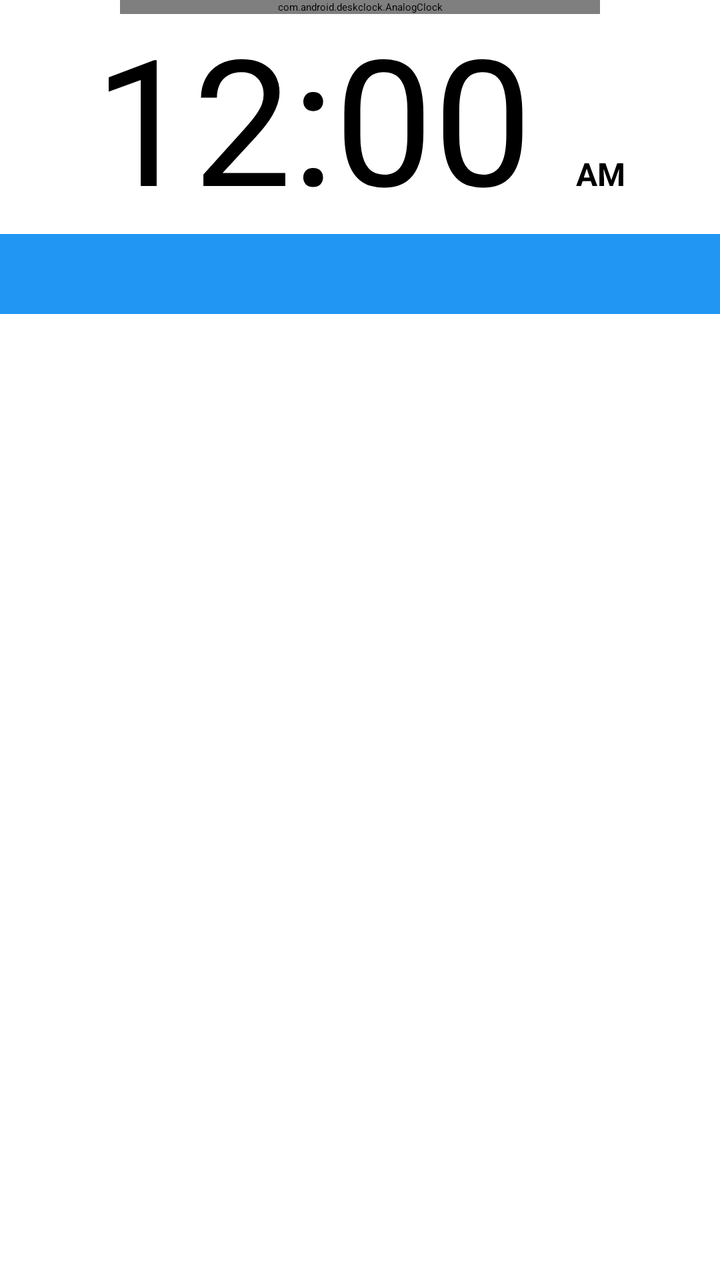
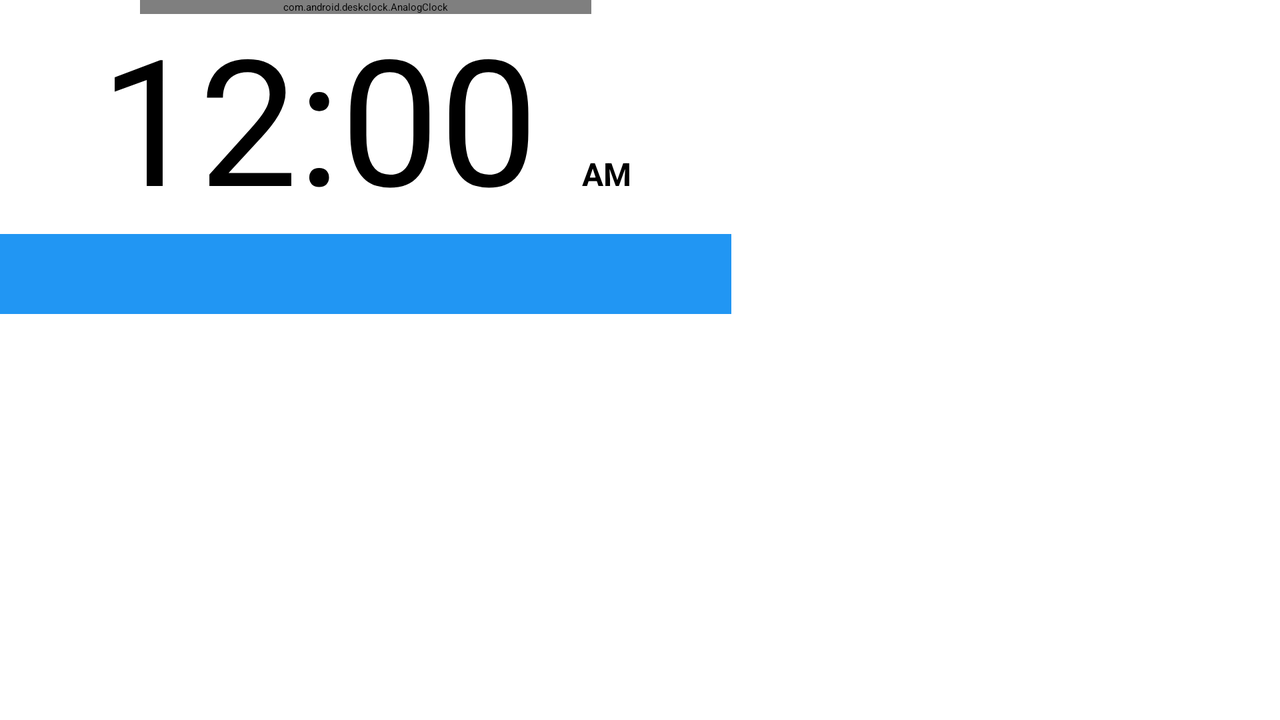

Two renders of one Android screen. The first uses the default layout on a phone; the second uses the alternative layout the repository ships for a different screen configuration, on a matching device. The two XML files are below.
<!-- AndroidManifest.xml: application theme Theme.DeskClock -->
<!-- res/layout/clock_fragment.xml -->
<?xml version="1.0" encoding="utf-8"?>
<FrameLayout xmlns:android="http://schemas.android.com/apk/res/android"
    android:layout_width="match_parent"
    android:layout_height="match_parent" >
    <LinearLayout
        android:layout_width="match_parent"
        android:layout_height="match_parent"
        android:orientation="vertical" >
        <include layout="@layout/main_clock_frame"
            android:id="@+id/main_clock"
            android:layout_width="match_parent"
            android:layout_height="wrap_content"
            android:layout_gravity="top" />
        <ListView
            android:id="@+id/cities"
            android:layout_width="match_parent"
            android:layout_height="wrap_content"
            android:clickable="false"
            android:scrollbars="none"
            android:clipToPadding="false" />
    </LinearLayout>
</FrameLayout>
<!-- res/layout/main_clock_frame.xml (included above) -->
<?xml version="1.0" encoding="utf-8"?>
<LinearLayout xmlns:android="http://schemas.android.com/apk/res/android"
    android:id="@+id/main_clock_frame"
    android:orientation="vertical"
    android:layout_width="match_parent"
    android:layout_height="wrap_content"
    android:background="@color/view_background"
    android:elevation="@dimen/item_elevation" >
    <FrameLayout
        android:layout_width="match_parent"
        android:layout_height="wrap_content">
        <com.android.deskclock.AnalogClock
            android:id="@+id/analog_clock"
            android:layout_width="match_parent"
            android:layout_height="wrap_content"
            android:layout_marginTop="@dimen/circle_margin_top"
            android:layout_marginLeft="@dimen/analog_clock_margin"
            android:layout_marginStart="@dimen/analog_clock_margin"
            android:layout_marginRight="@dimen/analog_clock_margin"
            android:layout_marginEnd="@dimen/analog_clock_margin"
            android:layout_gravity="center_horizontal"
            android:layout_marginBottom="@dimen/bottom_text_spacing_analog" />
        <TextClock
            android:id="@+id/digital_clock"
            android:format12Hour="@string/main_clock_12_hours_format"
            android:format24Hour="@string/clock_24_hours_format"
            android:layout_gravity="center"
            android:layout_width="wrap_content"
            android:layout_height="wrap_content"
            android:singleLine="true"
            android:ellipsize="none"
            style="@style/big_light" />
    </FrameLayout>
    <LinearLayout
        android:layout_width="match_parent"
        android:layout_height="40dp"
        android:gravity="center"
        android:background="@color/hot_blue" >
        <TextView android:id="@+id/date"
            android:layout_width="wrap_content"
            android:layout_height="wrap_content"
            android:gravity="center"
            style="@style/TextAppearanceWhiteBigger" />
        <TextView android:id="@+id/nextAlarm"
            android:layout_width="wrap_content"
            android:layout_height="wrap_content"
            android:layout_marginStart="8dip"
            android:drawablePadding="2dip"
            android:drawableStart="@drawable/ic_alarm_small"
            android:gravity="center"
            style="@style/TextAppearanceGray" />
    </LinearLayout>
</LinearLayout>
<!-- resources referenced by this layout -->
<resources>
  <color name="hot_blue">#2196f3</color>
  <color name="view_background">#ffffff</color>
  <dimen name="analog_clock_margin">60dp</dimen>
  <dimen name="bottom_text_spacing_analog">8dp</dimen>
  <dimen name="circle_margin_top">0dp</dimen>
  <dimen name="item_elevation">2dp</dimen>
  <string name="clock_24_hours_format" translatable="false">kk:mm</string>
  <string name="main_clock_12_hours_format" translatable="false">h:mm <b><font size="16" face="sans-serif">a</font></b></string>
  <style name="TextAppearanceGray" parent="@android:style/TextAppearance.Material">
          <item name="android:textSize">16sp</item>
          <item name="android:textColor">@color/clock_gray</item>
      </style>
  <style name="TextAppearanceWhiteBigger" parent="@android:style/TextAppearance.Material">
          <item name="android:textSize">16sp</item>
          <item name="android:textColor">@color/white</item>
      </style>
  <style name="big_light">
          <item name="android:textSize">@dimen/big_font_size</item>
          <item name="android:textColor">?android:attr/textColorPrimary</item>
      </style>
  <color name="clock_gray">#cccccc</color>
  <color name="white">#ffffffff</color>
  <dimen name="big_font_size">88sp</dimen>
</resources>
<!-- res/layout-land/clock_fragment.xml (the repository's variant of the layout above) -->
<!-- drawn on the phone turned sideways -->
<?xml version="1.0" encoding="utf-8"?>
<FrameLayout xmlns:android="http://schemas.android.com/apk/res/android"
    android:layout_width="match_parent"
    android:layout_height="match_parent" >
    <LinearLayout
        android:layout_width="match_parent"
        android:layout_height="match_parent"
        android:layout_gravity="center" >
        <include layout="@layout/main_clock_frame"
            android:id="@+id/main_clock"
            android:layout_width="0dp"
            android:layout_height="wrap_content"
            android:layout_weight="4"
            android:layout_gravity="top" />
        <ListView
            android:id="@+id/cities"
            android:layout_width="0dp"
            android:layout_height="match_parent"
            android:clickable="false"
            android:layout_gravity="center"
            android:scrollbars="none"
            android:clipToPadding="false"
            android:layout_weight="3" />
    </LinearLayout>
</FrameLayout>
<!-- resources referenced by the variant -->
<!-- as the phone turned sideways resolves them -->
<resources>
  <color name="hot_blue">#2196f3</color>
  <color name="view_background">#ffffff</color>
  <!-- from res/values-land/ -->
  <dimen name="analog_clock_margin">70dp</dimen>
  <!-- from res/values-land/ -->
  <dimen name="bottom_text_spacing_analog">5dp</dimen>
  <!-- from res/values-land/ -->
  <dimen name="circle_margin_top">0dp</dimen>
  <dimen name="item_elevation">2dp</dimen>
  <string name="clock_24_hours_format" translatable="false">kk:mm</string>
  <string name="main_clock_12_hours_format" translatable="false">h:mm <b><font size="16" face="sans-serif">a</font></b></string>
  <style name="TextAppearanceGray" parent="@android:style/TextAppearance.Material">
          <item name="android:textSize">16sp</item>
          <item name="android:textColor">@color/clock_gray</item>
      </style>
  <style name="TextAppearanceWhiteBigger" parent="@android:style/TextAppearance.Material">
          <item name="android:textSize">16sp</item>
          <item name="android:textColor">@color/white</item>
      </style>
  <style name="big_light">
          <item name="android:textSize">@dimen/big_font_size</item>
          <item name="android:textColor">?android:attr/textColorPrimary</item>
      </style>
  <color name="clock_gray">#cccccc</color>
  <color name="white">#ffffffff</color>
  <dimen name="big_font_size">88sp</dimen>
</resources>
